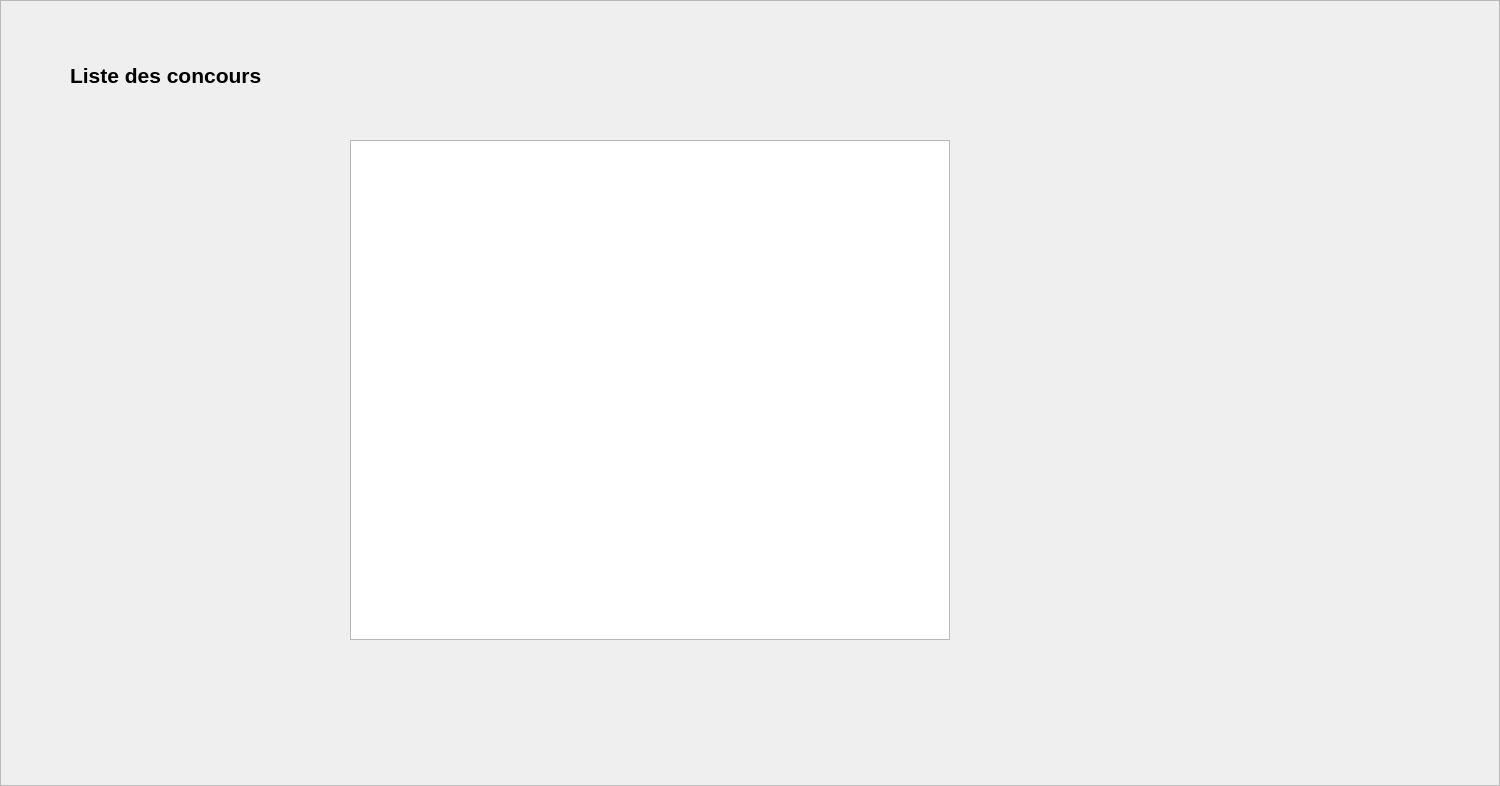
<?xml version="1.0" encoding="UTF-8"?>
<ui version="4.0">
 <class>AdminListeConcoursFrame</class>
 <widget class="QFrame" name="AdminListeConcoursFrame">
  <property name="geometry">
   <rect>
    <x>0</x>
    <y>0</y>
    <width>1500</width>
    <height>786</height>
   </rect>
  </property>
  <property name="windowTitle">
   <string>Frame</string>
  </property>
  <property name="frameShape">
   <enum>QFrame::StyledPanel</enum>
  </property>
  <property name="frameShadow">
   <enum>QFrame::Raised</enum>
  </property>
  <widget class="QLabel" name="label">
   <property name="geometry">
    <rect>
     <x>70</x>
     <y>60</y>
     <width>201</width>
     <height>31</height>
    </rect>
   </property>
   <property name="text">
    <string>&lt;html&gt;&lt;head/&gt;&lt;body&gt;&lt;p&gt;&lt;span style=&quot; font-size:16pt; font-weight:600;&quot;&gt;Liste des concours&lt;/span&gt;&lt;/p&gt;&lt;/body&gt;&lt;/html&gt;</string>
   </property>
  </widget>
  <widget class="QTableView" name="table_liste_concours">
   <property name="geometry">
    <rect>
     <x>350</x>
     <y>140</y>
     <width>600</width>
     <height>500</height>
    </rect>
   </property>
  </widget>
 </widget>
 <resources/>
 <connections/>
</ui>
